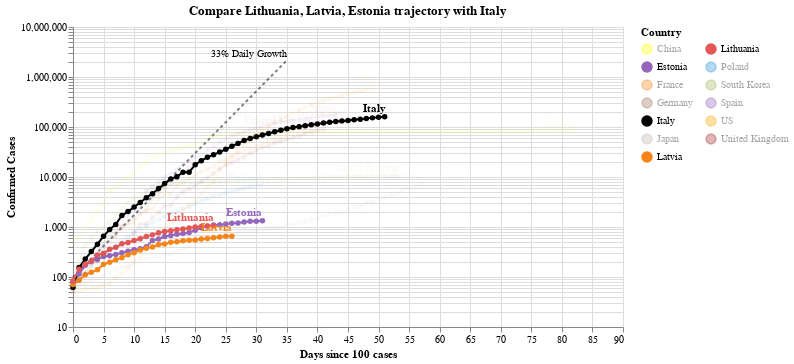

The code cell stored with this chart in its notebook:
### Code cell
#hide_input
chart3 = make_since_chart(['Lithuania', 'Latvia', 'Estonia'])
chart3

### Figure 1 — Vega-Lite specification as saved in the notebook (floating-point values rounded to 4 significant figures; data arrays with more than 128 entries replaced by an {"elided": "..."} marker saying what was removed)
{"config": {"view": {"continuousWidth": 400, "continuousHeight": 300}}, "layer": [{"mark": {"type": "line", "color": "black", "opacity": 0.5, "strokeDash": [3, 3]}, "encoding": {"x": {"type": "quantitative", "field": "Days since 100 cases"}, "y": {"type": "quantitative", "field": "Confirmed Cases"}}}, {"mark": {"type": "text", "align": "right", "dy": -6, "fontSize": 10, "text": "33% Daily Growth"}, "encoding": {"x": {"type": "quantitative", "field": "Days since 100 cases"}, "y": {"type": "quantitative", "field": "Confirmed Cases"}}, "transform": [{"filter": "(datum['Days since 100 cases'] >= 35)"}]}, {"data": {"name": "data-ec4ca3640571ff221ba982510ee2d8e8"}, "mark": {"type": "line", "point": true}, "encoding": {"color": {"type": "nominal", "field": "Country", "legend": {"columns": 2}, "scale": {"domain": ["China", "Estonia", "France", "Germany", "Italy", "Japan", "Latvia", "Lithuania", "Poland", "South Korea", "Spain", "US", "United Kingdom"], "range": ["yellow", "#9467bd", "#F58518", "#9D755D", "black", "#C1B7AD", "#F58518", "#E45756", "#2495D3", "#A1BA59", "#9467bd", "orange", "brown"]}}, "opacity": {"condition": {"value": 1, "selection": "selector002"}, "value": 0.05}, "tooltip": [{"type": "nominal", "field": "Country"}, {"type": "temporal", "field": "Date"}, {"type": "quantitative", "field": "Confirmed Cases"}, {"type": "quantitative", "field": "Days since 100 cases"}], "x": {"type": "quantitative", "field": "Days since 100 cases"}, "y": {"type": "quantitative", "field": "Confirmed Cases", "scale": {"type": "log"}}}, "selection": {"selector002": {"type": "multi", "fields": ["Country"], "bind": "legend", "init": [{"Country": "Lithuania"}, {"Country": "Latvia"}, {"Country": "Estonia"}, {"Country": "Italy"}]}}, "width": 550}, {"data": {"name": "data-ec4ca3640571ff221ba982510ee2d8e8"}, "mark": {"type": "text", "align": "right", "dy": -8, "fontWeight": "bold"}, "encoding": {"color": {"type": "nominal", "field": "Country", "legend": {"columns": 2}, "scale": {"domain": ["China", "Estonia", "France", "Germany", "Italy", "Japan", "Latvia", "Lithuania", "Poland", "South Korea", "Spain", "US", "United Kingdom"], "range": ["yellow", "#9467bd", "#F58518", "#9D755D", "black", "#C1B7AD", "#F58518", "#E45756", "#2495D3", "#A1BA59", "#9467bd", "orange", "brown"]}}, "opacity": {"condition": {"value": 1, "selection": "selector002"}, "value": 0.05}, "text": {"type": "nominal", "field": "Country"}, "tooltip": [{"type": "nominal", "field": "Country"}, {"type": "temporal", "field": "Date"}, {"type": "quantitative", "field": "Confirmed Cases"}, {"type": "quantitative", "field": "Days since 100 cases"}], "x": {"type": "quantitative", "field": "Days since 100 cases"}, "y": {"type": "quantitative", "field": "Confirmed Cases", "scale": {"type": "log"}}}, "transform": [{"filter": "(datum['Date'] >= 1586736000000)"}], "width": 550}], "data": {"name": "data-c1a3bbf4dd040f2e7e8e7a69520e3c2a"}, "title": "Compare Lithuania, Latvia, Estonia trajectory with Italy", "$schema": "https://vega.github.io/schema/vega-lite/v4.0.2.json", "datasets": {"data-c1a3bbf4dd040f2e7e8e7a69520e3c2a": [{"Days since 100 cases": 0, "Confirmed Cases": 100.0}, {"Days since 100 cases": 1, "Confirmed Cases": 133.0}, {"Days since 100 cases": 2, "Confirmed Cases": 176.9}, {"Days since 100 cases": 3, "Confirmed Cases": 235.3}, {"Days since 100 cases": 4, "Confirmed Cases": 312.9}, {"Days since 100 cases": 5, "Confirmed Cases": 416.2}, {"Days since 100 cases": 6, "Confirmed Cases": 553.5}, {"Days since 100 cases": 7, "Confirmed Cases": 736.1}, {"Days since 100 cases": 8, "Confirmed Cases": 979.1}, {"Days since 100 cases": 9, "Confirmed Cases": 1302.0}, {"Days since 100 cases": 10, "Confirmed Cases": 1732.0}, {"Days since 100 cases": 11, "Confirmed Cases": 2303.0}, {"Days since 100 cases": 12, "Confirmed Cases": 3064.0}, {"Days since 100 cases": 13, "Confirmed Cases": 4074.0}, {"Days since 100 cases": 14, "Confirmed Cases": 5419.0}, {"Days since 100 cases": 15, "Confirmed Cases": 7207.0}, {"Days since 100 cases": 16, "Confirmed Cases": 9586.0}, {"Days since 100 cases": 17, "Confirmed Cases": 12750.0}, {"Days since 100 cases": 18, "Confirmed Cases": 16960.0}, {"Days since 100 cases": 19, "Confirmed Cases": 22550.0}, {"Days since 100 cases": 20, "Confirmed Cases": 29990.0}, {"Days since 100 cases": 21, "Confirmed Cases": 39890.0}, {"Days since 100 cases": 22, "Confirmed Cases": 53060.0}, {"Days since 100 cases": 23, "Confirmed Cases": 70560.0}, {"Days since 100 cases": 24, "Confirmed Cases": 93850.0}, {"Days since 100 cases": 25, "Confirmed Cases": 124800.0}, {"Days since 100 cases": 26, "Confirmed Cases": 166000.0}, {"Days since 100 cases": 27, "Confirmed Cases": 220800.0}, {"Days since 100 cases": 28, "Confirmed Cases": 293700.0}, {"Days since 100 cases": 29, "Confirmed Cases": 390600.0}, {"Days since 100 cases": 30, "Confirmed Cases": 519500.0}, {"Days since 100 cases": 31, "Confirmed Cases": 690900.0}, {"Days since 100 cases": 32, "Confirmed Cases": 918900.0}, {"Days since 100 cases": 33, "Confirmed Cases": 1222000.0}, {"Days since 100 cases": 34, "Confirmed Cases": 1625000.0}, {"Days since 100 cases": 35, "Confirmed Cases": 2162000.0}], "data-ec4ca3640571ff221ba982510ee2d8e8": {"elided": "589 records"}}}
